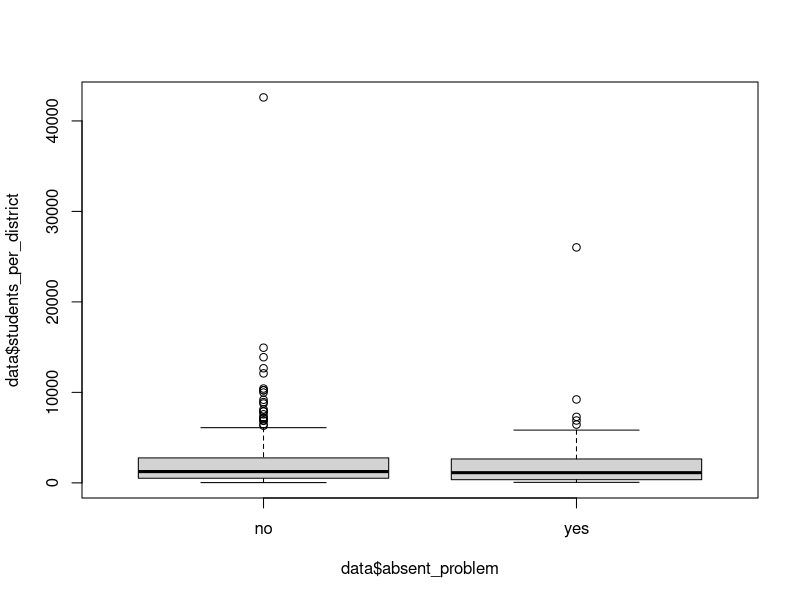
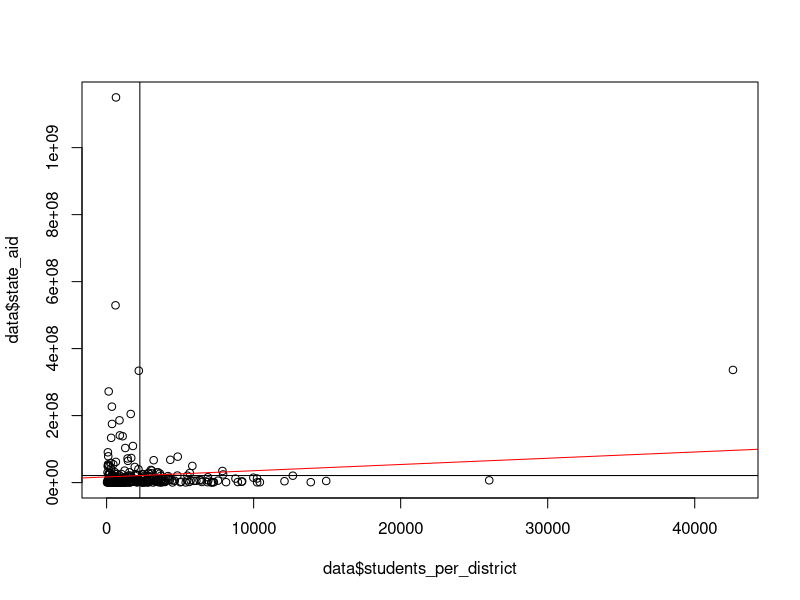
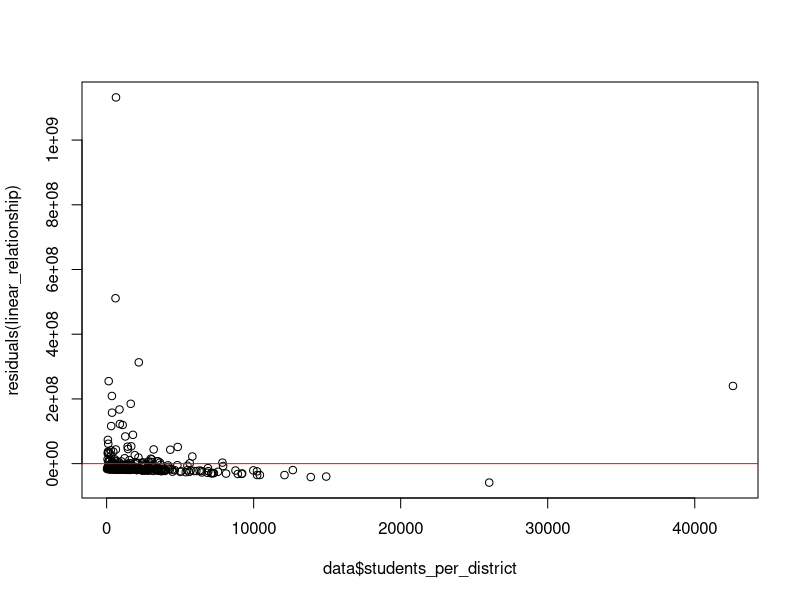

Write the R code that produced these figures, in order.
## Load Packages 
# NOTE : Run base. R if these commands return an error 
library(readr)
library(dplyr)
library(haven)


# set working directory 
setwd("H:/STA215")


# if data 
raw_data <- read_delim("raw_data.csv")
data <- na.omit(raw_data)                  

##################################################################################
############### Table 1: descriptive statistics    ####################   
##################################################################################

table(data$grades_offered)
table(data$absent_problem)


summary(data$state_aid)
sd(data$students_per_district)

##################################################################################
#################### Figure 1: boxplot             ####################   
##################################################################################
# BOX PLOT
boxplot(data$students_per_district ~ data$absent_problem, data = data)
anova <- aov(students_per_district ~ absent_problem, data = data)
summary(anova)



##################################################################################
####################   Figure 2: scatter plot             ####################   
##################################################################################
linear_plot <- plot(data$students_per_district, data$state_aid)
print(linear_plot)

# add x line and y line for means
meanx <- mean(data$students_per_district)
meany <- mean(data$state_aid)

abline(v = meanx, col = "black")
abline(h = meany, col = "black")

linear_relationship <- lm(data$state_aid ~ students_per_district, data = data)
summary(linear_relationship)


# Add the linear regression line to the scatter plot
# NOTE: double check the scatter plot is currently in your utilities window!
abline(linear_relationship, col = "red")
##################################################################################
####################  Figure 3: residual plot                ####################   
##################################################################################
# Plot the residuals
plot(data$students_per_district, residuals(linear_relationship))

# Add a horizontal line at zero to indicate the baseline
abline(h = 0, col = "red")

##################################################################################
####################  Table 2: contingency table                ####################   
##################################################################################
table(data$grades_offered,data$absent_problem)
chisq.test(data$grades_offered,data$absent_problem)








